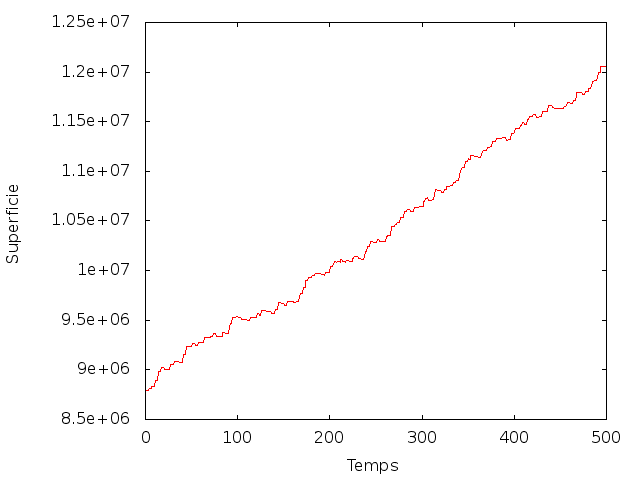

Reproduce this figure in gnuplot.
set terminal png
set output 'area.png'

set nokey
set xlabel 'Temps'
set ylabel 'Superficie'

plot "area.dat" with lines
